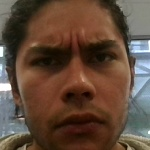
#> input picture Data/Enojo/rotro_107.jpg, 150 x 150 px, given in place of the camera
$ python capturandoRostros.py
#> lines starting #> are read from the running program, lines starting #| are printed output that depends on the picture
import cv2
import os
import imutils

#emotionName = 'Enojo'
#emotionName = 'Felicidad'
emotionName = 'Sorpresa'
#emotionName = 'Tristeza'
#emotionName = 'Miedo'
#emotionName = 'Neutral'

dataPath = 'Data' #Cambia a la ruta donde hayas almacenado Data
emotionsPath = dataPath + '/' + emotionName

if not os.path.exists(emotionsPath):
	print('Carpeta creada: ',emotionsPath)
	os.makedirs(emotionsPath)

cap = cv2.VideoCapture(0)

faceClassif = cv2.CascadeClassifier(cv2.data.haarcascades+'haarcascade_frontalface_default.xml')
count = 0

while True:

	ret, frame = cap.read()
#> frame is the input picture: shape (150, 150, 3); mean B, G, R 58.7, 74.1, 97.2
	if ret == False: break
	frame =  imutils.resize(frame, width=640)
#> frame: shape (640, 640, 3)
	gray = cv2.cvtColor(frame, cv2.COLOR_BGR2GRAY)
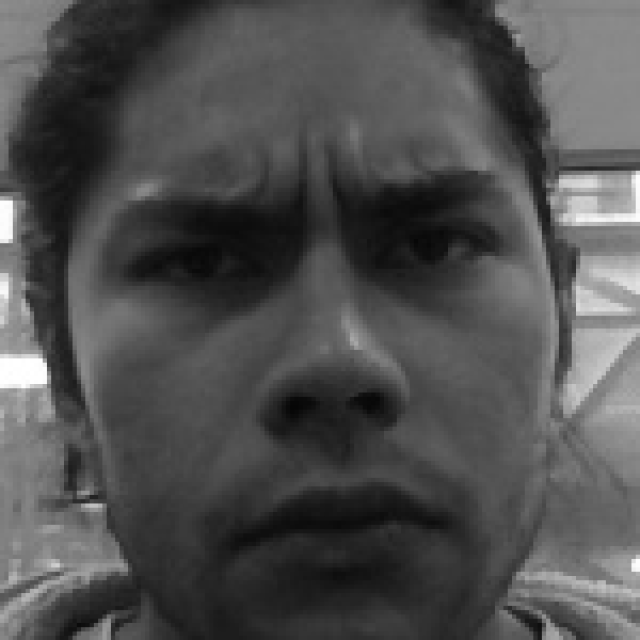
#> gray: shape (640, 640); min 6, max 255, mean 79.2
	auxFrame = frame.copy()

	faces = faceClassif.detectMultiScale(gray,1.3,5)
#> faces = [[35, 35, 559, 559]]

	for (x,y,w,h) in faces:
		cv2.rectangle(frame, (x,y),(x+w,y+h),(0,255,0),2)
		rostro = auxFrame[y:y+h,x:x+w]
		rostro = cv2.resize(rostro,(150,150),interpolation=cv2.INTER_CUBIC)
		cv2.imwrite(emotionsPath + '/rotro_{}.jpg'.format(count),rostro)
		count = count + 1
#> this loop made 1 pass
#> (x, y, w, h, count) on pass 1: (35, 35, 559, 559, 1)
#> pass 1, `rostro = auxFrame[y:y+h,x:x+w]`:
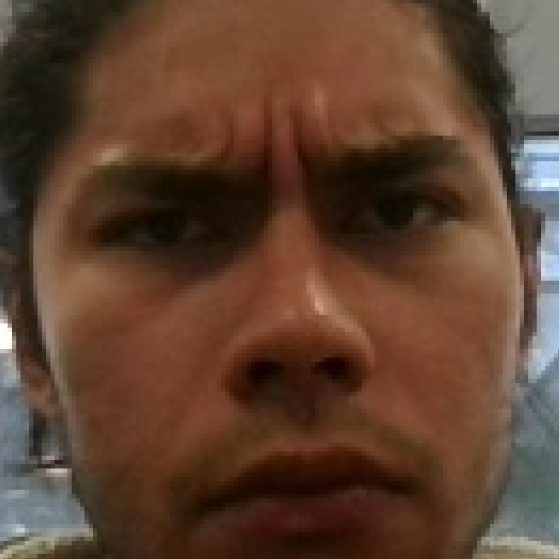
#> rostro: shape (559, 559, 3); mean B, G, R 47.6, 65.2, 93.9
#> after the loop:
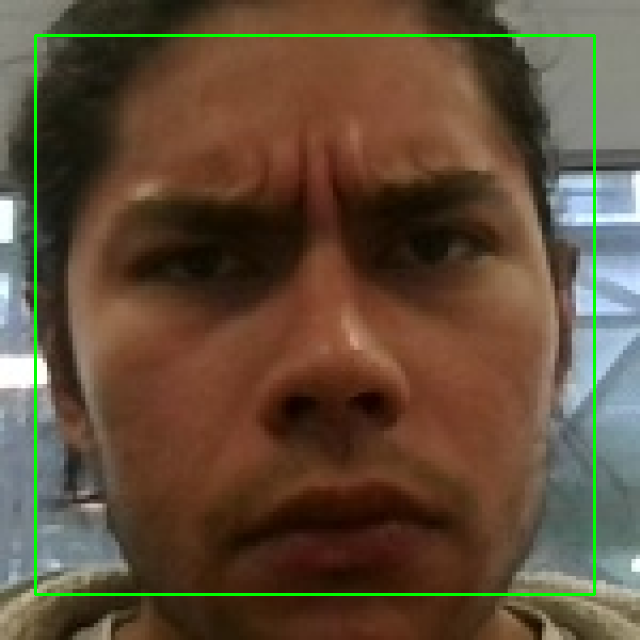
#> frame: shape (640, 640, 3); mean B, G, R 57.2, 76.7, 95.5
#> after the loop, count = 1
	cv2.imshow('frame',frame)

	k =  cv2.waitKey(1)
#> (key Esc is pressed here)
	if k == 27 or count >= 500:
		break

cap.release()
cv2.destroyAllWindows()
